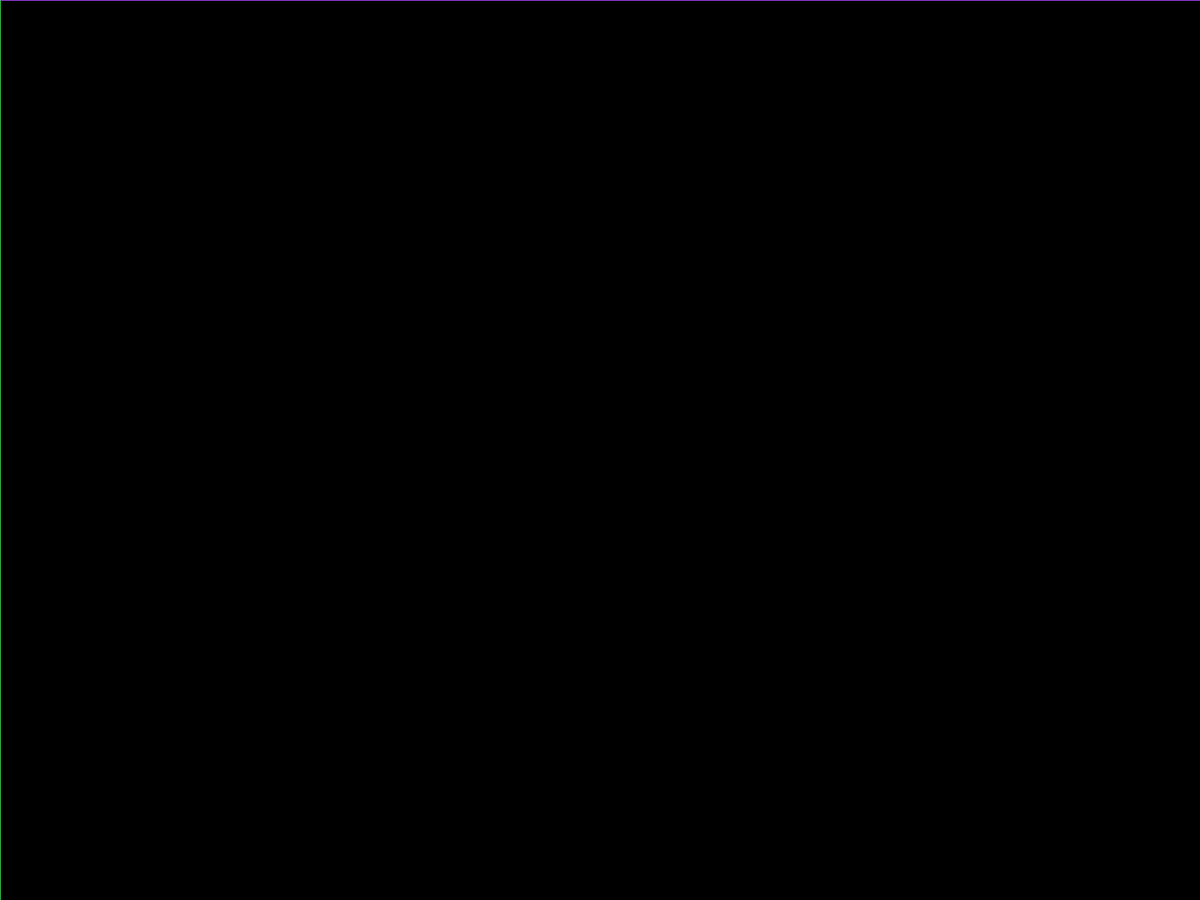
Frame 1 (no input)
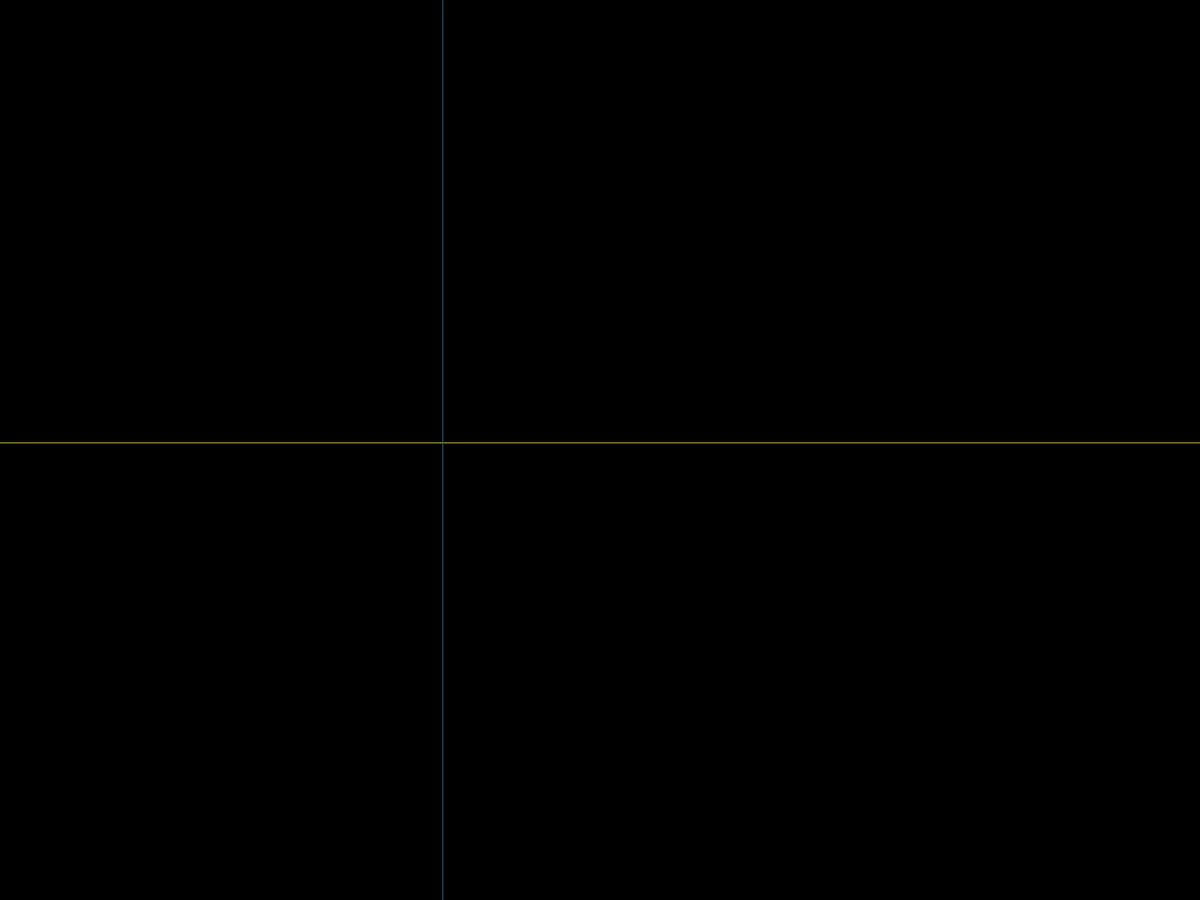
Frame 60 (the mouse pressed at the canvas centre just before this capture)
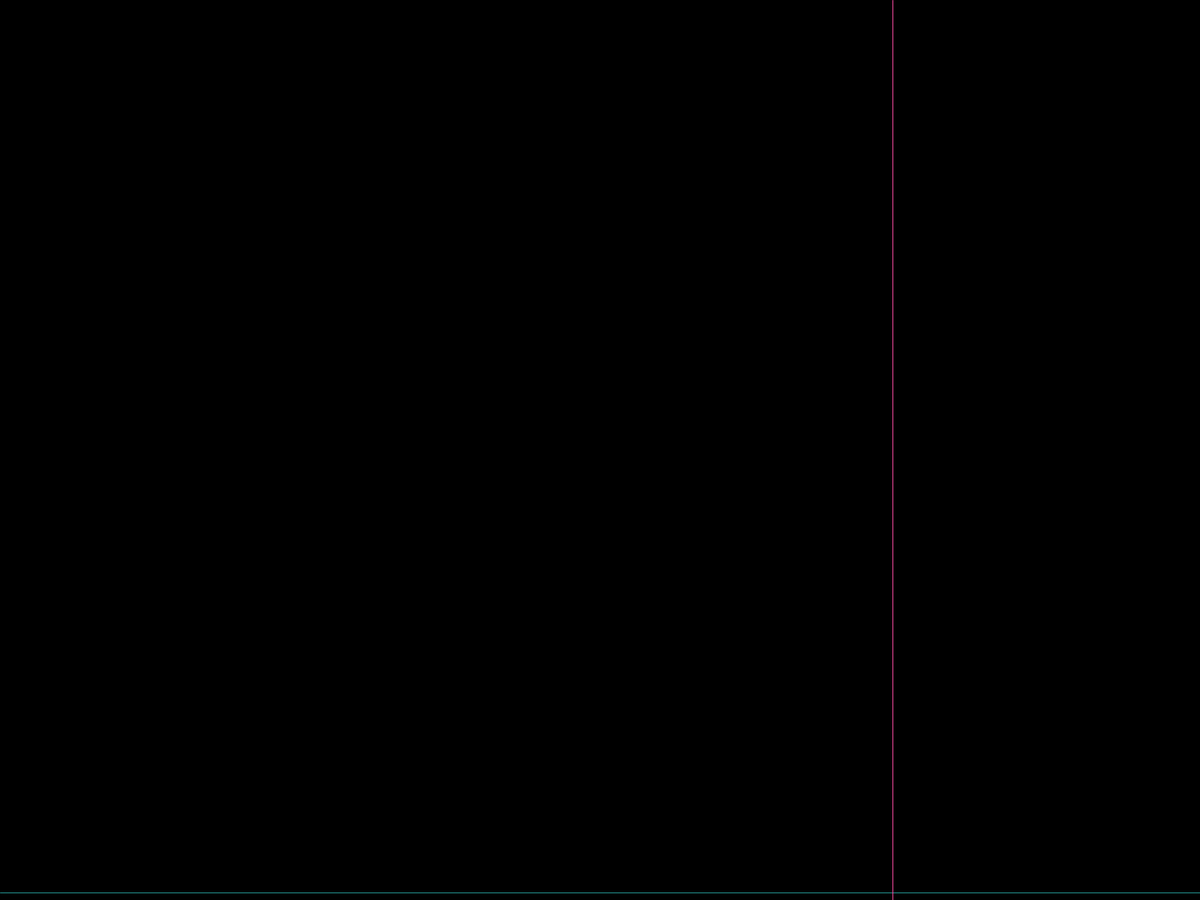
Frame 120 (the mouse held since frame 60 and released just before this capture)

The Processing sketch that drew these frames (run headless with seeded random() and noise(); from frame 60 on, the mouse is pressed at the canvas centre):

// Processing sketch: h_v_lines_1_0
// ── h_v_lines_1_0.pde
/*
  This is my first screen-saver developed with Processing.
  I named this h-v-lines because I only used 1 horizontal 
  and vertical line to make the screen saver.
  This 1st one is officially called h-v-lines-1.0
*/

// horizontal line variables
int hx1 = 0;
int hy1 = 0;
int hy2 = 0;
int hs = 10;

// vertical line variables
int vx1 = 0;
int vy1 = 0;
int vx2 = 0;
int vs = 10;

void setup(){
  fullScreen();
}

void draw(){
  background(0);
  horizontalLine();
  verticalLine();
}

void horizontalLine(){
  stroke(random(255),random(255),random(255));
  line(hx1,hy1,width,hy2);
  hy1 += hs;
  hy2 += hs;
  if(hy1 > height && hy2 > height){
    hy1 = 0;
    hy2 = 0;
    stroke(255);
    line(hx1,hy1,width,hy2);
    hy1 += hs;
    hy2 += hs;
  }
}

void verticalLine(){
  stroke(random(255),random(255),random(255));
  line(vx1,vy1,vx2,height);
  vx1 += vs;
  vx2 += vs;
  if (vx1 > width && vx2 > width){
    vx1 = 0;
    vx2 = 0;
    stroke(random(255),random(255),random(255));
    line(vx1,vy1,vx2,height);
    vx1 += vs;
    vx2 += vs;
  }
}
